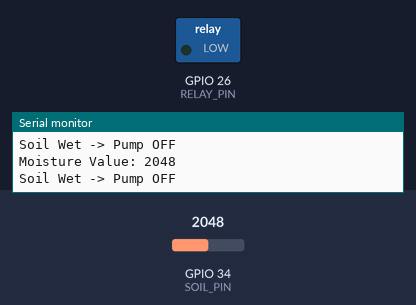
The sketch below on a simulated ESP32. Shown: switched loads named in the sketch (green lamp = pin HIGH), the last lines printed to the serial monitor. The test bench sets the inputs (shaded band); at power-on: GPIO 34 (SOIL_PIN) = 2048.

Above: at 1.8 s.
1.9 s: GPIO 34 (SOIL_PIN) set to 1925
At 2.8 s:
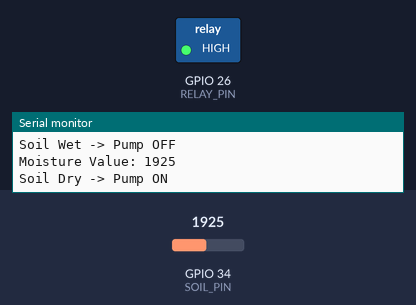
3.5 s: GPIO 34 (SOIL_PIN) set to 2040
At 4.3 s:
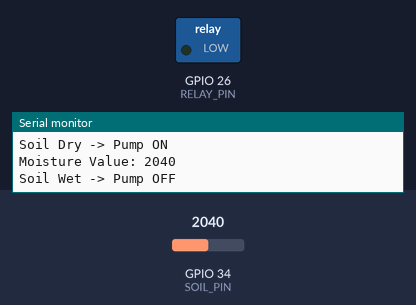
5.5 s: GPIO 34 (SOIL_PIN) set to 1960
At 7.1 s:
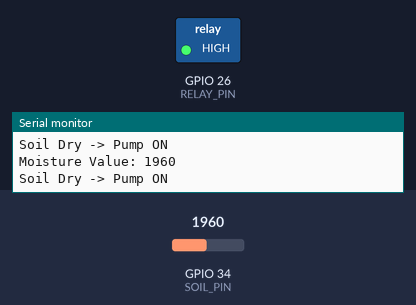
Timing chart, 0 to 8.6 s (numbered marks = the images above; inputs shaded):
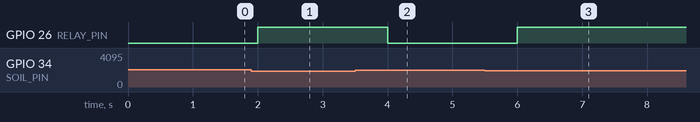

The sketch:

_agriculture_code_.ino
```cpp
#define SOIL_PIN 34
#define RELAY_PIN 26

int threshold = 2000;

void setup() {
  Serial.begin(115200);

  pinMode(RELAY_PIN, OUTPUT);
  digitalWrite(RELAY_PIN, LOW);
}

void loop() {

  int moisture = analogRead(SOIL_PIN);

  Serial.print("Moisture Value: ");
  Serial.println(moisture);

  if (moisture < threshold) {
    Serial.println("Soil Dry -> Pump ON");
    digitalWrite(RELAY_PIN, HIGH);
  }
  else {
    Serial.println("Soil Wet -> Pump OFF");
    digitalWrite(RELAY_PIN, LOW);
  }

  delay(1000);
}
```

Measured:
- the behaviour switches between 2000 and 1999 on GPIO 34 (SOIL_PIN) (found by bisection; images 0 and 1)
- after the input at 1.9 s, GPIO 26 (RELAY_PIN): LOW → HIGH after 0.10 s
- after the input at 3.5 s, GPIO 26 (RELAY_PIN): HIGH → LOW after 0.50 s
- after the input at 5.5 s, GPIO 26 (RELAY_PIN): LOW → HIGH after 0.50 s
